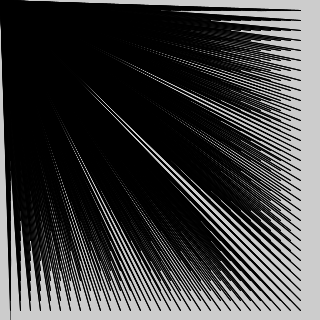
Frame 1 (no input)
Frame 60 (the mouse pressed at the canvas centre just before this capture): identical to frame 1, image omitted
Frame 120 (the mouse held since frame 60 and released just before this capture): identical to frame 1, image omitted

The Processing sketch that drew this single still picture (run headless with seeded random() and noise(); from frame 60 on, the mouse is pressed at the canvas centre):

// Processing sketch: joy_division
// ── joy_division.pde
PImage img;
float tilewidth, tileheight, tilesize;
int tilesx, tilesy, step, t, hour, tmax, len;
// Line[] paths;
int[][][] paths;

void path(int x, int y, int w, int h) {
    if (random(0, 1) > .5) {
        line(x, y, x+w, y+h);
    } else {
        line(x+w, y, x, y+h);
    }
    
}


void setup() {
    size(320, 320);
    step = 10;
    hour = 160;
    // tmax = 101;
    tmax = 1;
    len = (height + width) / 2;
    paths = new int[len][len][2];
}

void draw() {
    if (t < tmax) {
        t++;
        for(int y = step; y <= height - step; y += step) {
            int[][] l = new int[len][2];
            paths[y] = l;
            for (int x = step; x < width - step; x += step) {
                // int[] p = {x, y + int(random(0, 10))};
                int[] p = {x, y};
                l[x] = p;
            }
        }
        
        for (int i = 0; i < paths.length; ++i) {
            int[][] l = paths[i];
            for (int k = 1; k < l.length; k++) {
                int[] p0 = l[k];
                int[] p1 = l[k-1];
                println("p0: "+p0);
                println("p1: "+p1);
                // curve(p0[0], p0[1], p1[0], p1[1], x3, y3, x4, y4);
                curve(p0[0], p0[1], p1[0], p1[1], p0[0], p0[1], p1[0], p1[1]);
                // line(p0[0], p0[1], p1[0], p1[1]);
            } 
        }
    }
    
    
}

void keyPressed() {
    tmax++;
}
